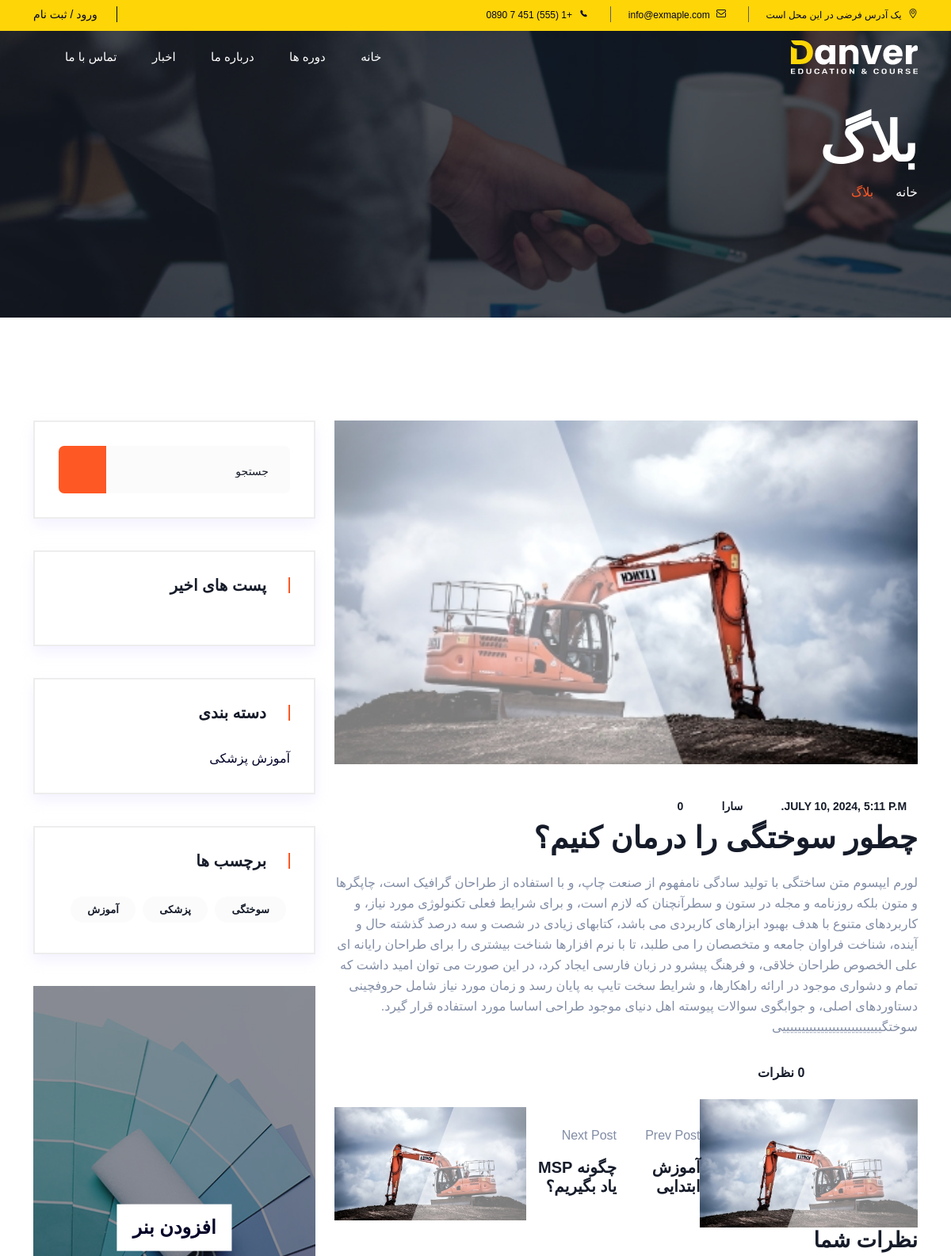
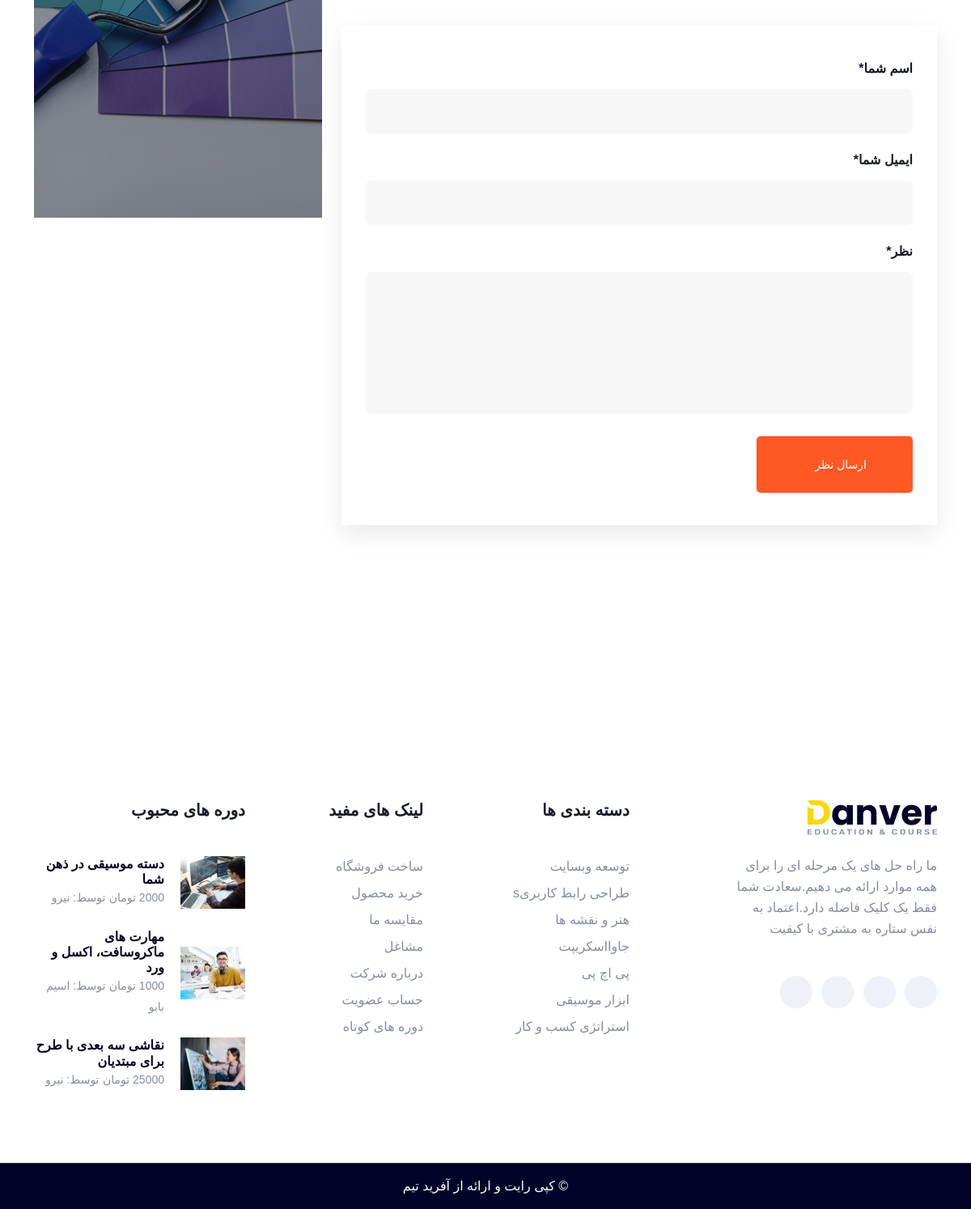
The app's page /blog/4 with its own data (2 pictures, top to bottom).
### blog/models.py (models this page shows, shortened)
class Post(models.Model):
    img=models.ImageField(upload_to='blog/',default='blog/default.jpg')
    author=models.ForeignKey(User,on_delete=models.SET_NULL,null=True)
    title=models.CharField(max_length=255)
    content=models.TextField()
    tags = TaggableManager()
    category=models.ManyToManyField(Category)
    counted_view=models.IntegerField(default=0)
    status=models.BooleanField(default=False)
    created_date=models.DateTimeField(auto_now_add=True)
    update_date=models.DateTimeField(auto_now=True)
    published_date=models.DateTimeField(null=True)
    login_require=models.BooleanField(default=False)
    class Meta:
        ordering=['-created_date']

class Category(models.Model):
    name=models.CharField(max_length=255)
    slug =models.SlugField(max_length=100, unique=True,blank=True,null=True,allow_unicode=True)

### blog/views.py (the view)
# urls.py: path('<int:pid>',single_view,name='single'),
def single_view(request,pid):
    if request.method == 'POST':
        form=CommentForm(request.POST)
        if form.is_valid():
            form.save()
            messages.add_message(request,messages.SUCCESS,'نظر شما با موفقیت ثبت شد',fail_silently=True)
    posts=get_object_or_404(Post,pk=pid,status=1,published_date__lte=timezone.now())
    all_post=Post.objects.filter(status=1,published_date__lte=timezone.now())
    next_post =all_post.filter(id__gt=pid).order_by('id').first()
    previous_post=all_post.filter(id__lt=pid).order_by('-id').first()
    posts.save()
    if posts:
        posts.counted_view += 1
        posts.save()
    if not posts.login_require :
        tags =posts.tags.all()
        categories=posts.category.all()
        form=CommentForm()
        context={'post':posts,'tags':tags,'categories':categories,'form':form,'next_post':next_post,'previous_post':previous_post}
        return render(request,'blog/blog-single.html',context)
    elif request.user.is_authenticated :
        tags =posts.tags.all()
        categories=posts.category.all()
        form=CommentForm()
        context={'post':posts,'tags':tags,'categories':categories,'form':form,'next_post':next_post,'previous_post':previous_post}
        return render(request,'blog/blog-single.html',context)
    else :
        login_url=reverse('accounts:login')
        return HttpResponseRedirect(f'{login_url}?next={request.path}')

### blog/forms.py
class CommentForm(forms.ModelForm):
    class Meta:
        model =Comment
        fields =['post','name','email','message']

### blog/templatetags/blog-tags.py (called while the page is built)
@register.simple_tag(name='comment_count')
def comment(pid):
    comment= Comment.objects.filter(post=pid,approved=True).count()
    return comment

@register.inclusion_tag('blog/new.html')
def detail_comment(pid):
    comments=Comment.objects.filter(post=pid,approved=True)
    c={'comments':comments}
    return c

### templates/blog/blog-single.html (shortened to what this page needs)
{% extends 'base.html' %}
{% load static %}
{% load blog-tags %}
{% block content %}
      <main>
            <section class="page__title-area pt-145 pb-150 p-relative page__title-overlay" data-background="{% static 'img/page-title/page-title-1.jpg' %}">
               <div class="container">
                  <div class="row">
                     <div class="col-xxl-12">
                        <div class="page__title-wrapper">
                           <h3 class="page__title">بلاگ</h3>
                           <nav aria-label="breadcrumb">
                              <ol class="breadcrumb">
                              <li class="breadcrumb-item"><a href="{% url 'website:index' %}"> خانه </a></li>
                              <li class="breadcrumb-item active" aria-current="page">بلاگ</li>
                              </ol>
                           </nav>
                        </div>
                     </div>
                  </div>
               </div>
            </section>
            <section class="blog__area pt-130 pb-130">
               <div class="container">
                  <div class="row">
                     <div class="col-xxl-8 col-xl-8 col-lg-8">
                        <div class="blog__details-wrapper">
                           <article class="postbox__item postbox__item-single format-image mb-50 transition-3">
                              <div class="postbox__thumb w-img">
                                 <a href="blog-details.html">
                                    <img src="{{post.img.url}}" alt="">
                                 </a>
                              </div>
                              <div class="postbox__content postbox__content-single">
                                 <div class="postbox__meta">
                                    <span><i class="far fa-calendar-check"></i>{{post.created_date}}</span>
                                    <span><a href="#"><i class="far fa-user"></i>{{post.author.first_name}}</a></span>
                                    <span><a href="#"><i class="fal fa-comments"></i>{% comment_count post.id %}</a></span>
                                 </div>
                                 <h3 class="postbox__title">
                                    <a href="blog-details.html">{{post.title}}</a>
                                 </h3>
                                 <div class="postbox__text postbox__text-single mb-35">
                                    <p>{{post.content|safe}}</p>
                                 </div>
                                 {% detail_comment post.id %}
                              <div class="navigation-area">
                                 <div class="row">
                                    {%if previous_post%}
                                    <div class="col-lg-6 col-md-6 col-12 nav-left flex-row d-flex justify-content-start align-items-center">
                                       <div class="thumb">
                                          <a href="{% url 'blog:single' pid=previous_post.id%}"><img class="img-fluid" src="{{previous_post.img.url}}" alt=""></a>
                                       </div>
                                       <div class="detials">
                                          <p>Prev Post</p>
                                          <a href="{% url 'blog:single' pid=previous_post.id%}"><h4>{{previous_post.title}}</h4></a>
                                       </div>
                                    </div>
                                    {%endif%}
                                    {%if next_post %}
                                    <div class="col-lg-6 col-md-6 col-12 nav-right flex-row d-flex justify-content-end align-items-center">
                                       <div class="detials">
                                          <p>Next Post</p>
                                          <a href="{% url 'blog:single' pid=next_post.id%}"><h4>{{next_post.title}}</h4></a>
                                       </div>
                                       <div class="thumb">
                                          <a href="{% url 'blog:single' pid=next_post.id%}"><img class="img-fluid" src="{{next_post.img.url}}" alt=""></a>
                                       </div>
                                    </div>
                                    {%endif%}
                                 </div>
                              </div>
                                 <div class="postbox__comment">
                                    <div class="postbox__comment-top mb-35">
                                       <h3 class="postbox__comment-title">نظرات شما</h3>
                                    </div>
                                    <div class="postbox__comment-form">
                                       {% if request.user.is_authenticated %}
                                       <form action="{% url 'blog:single' post.id %}" method="POST">
                                          {% csrf_token %}
                                          <div class="row">
                                             <div class="col-xxl-6">
                                                <div class="postbox__comment-input">
                                                   <input type="hidden" name="name" value={{request.user.first_name}}>
                                                   <input type="hidden"  name="post" value={{post.id}}>
                                                </div>
                                             </div>
                                             <div class="col-xxl-6">
                                                <div class="postbox__comment-input">
                                                   <input name="email" type="hidden" value={{request.user.email}}>
                                                </div>
                                             </div>
                                             <div class="col-xxl-12">
                                                <div class="postbox__comment-input">
                                                   <span>نظر*</span>
                                                   <textarea name="message"></textarea>
                                                </div>
                                             </div>
                                             <div class="col-xxl-12">
                                                <div class="postbox__comment-btn">
                                                   <button type="submit" class="d-btn d-btn-3 d-btn-orange">ارسال نظر <i class="far fa-arrow-left"></i></button>
                                                </div>
                                             </div>
                                          </div>
                                       </form>
                                       {% else %}
                                       <form action="{% url 'blog:single' post.id %}" method="POST">
                                          <div class="row">
                                             <div class="col-xxl-6">
                                                <div class="postbox__comment-input">
                                                   <span>اسم شما*</span>
                                                   <input type="text" name="name" >
                                                </div>
                                             </div>
                                             <div class="col-xxl-6">
                                                <div class="postbox__comment-input">
                                                   <span>ایمیل شما*</span>
                                                   <input name="email" type="email">
                                                </div>
                                             </div>
                                             <div class="col-xxl-12">
                                                <div class="postbox__comment-input">
                                                   <span>نظر*</span>
                                                   <textarea name="message"></textarea>
                                                </div>
                                             </div>
                                             <div class="col-xxl-12">
                                                <div class="postbox__comment-btn">
                                                   <button type="submit" class="d-btn d-btn-3 d-btn-orange">ارسال نظر <i class="far fa-arrow-left"></i></button>
                                                </div>
                                             </div>
                                          </div>
                                       </form>
                                       {% endif %}
                                    </div>
                                 </div>
                              </div>
                           </article>
                        </div>
                     </div>
                     <div class="col-xxl-4 col-xl-4 col-lg-4">
                        <div class="sidebar__wrapper-2">
                        {% include 'blog/blog-search.html' %}
                        {% include 'blog/blog-latest-post.html' %}
                        {% include 'blog/blog-category-post.html' %}
                        {% include 'blog/blog-tags.html' %}
                        {% include 'blog/blog-adv.html' %}
                        </div>
                     </div>
                  </div>
               </div>
            </section>
      </main>
{% endblock %}

### templates/blog/blog-category-post.html
{% load static %}
<div class="sidebar__widget mb-40">
    <div class="sidebar__widget-top mb-30">
       <h3 class="sidebar__widget-title">دسته بندی</h3>
    </div>
    <div class="sidebar__widget-content">
       <div class="sidebar__category">
          <ul>
          {% for cat in categories %}
             <li><a href="{% url 'blog:category' slug=cat.slug %}">{{cat.name}}</a></li>
          {% endfor %}
          </ul>
       </div>
    </div>
 </div>

### templates/blog/blog-tags.html
{% load static %}
<div class="sidebar__widget mb-40">
    <div class="sidebar__widget-top mb-30">
       <h3 class="sidebar__widget-title">برچسب ها</h3>
    </div>
    <div class="sidebar__widget-content">
       <div class="sidebar__tag">
         {% for tag in tags %}
         <a href="{% url 'blog:tag' tag.name %}">{{tag.name}}</a>
         {% endfor %}
       </div>
    </div>
 </div>

### statics/css/default.css (style rules this page uses)
.mb-30 { margin-bottom: 30px }
.mb-35 { margin-bottom: 35px }
.mb-40 { margin-bottom: 40px }
.mb-50 { margin-bottom: 50px }
.pt-130 { padding-top: 130px }
.pt-145 { padding-top: 145px }
.pb-130 { padding-bottom: 130px }
.pb-150 { padding-bottom: 150px }

### records on screen
Post: img (placeholder picture), created_date "JULY 10, 2024, 5:11 P.M.", author.first_name "سارا", id "0", title "چطور سوختگی را درمان کنیم؟", content "لورم ایپسوم متن ساختگی با تولید سادگی نامفهوم از صنعت چاپ، و با استفاده از طراحان گرافیک است، چاپگرها و متون بلکه روزنامه و مجله در ستون و سطرآنچنان که لازم است، و برای شرایط فعلی تکنولوژی مورد نیاز، و کاربردهای متنوع با هدف بهبود ابزارهای کاربردی می باشد، کتابهای زیادی در شصت و سه درصد گذشته حال و آینده، شناخت فراوان جامعه و متخصصان را می طلبد، تا با نرم افزارها شناخت بیشتری را برای طراحان رایانه ای علی الخصوص طراحان خلاقی، و فرهنگ پیشرو در زبان فارسی ایجاد کرد، در این صورت می توان امید داشت که تمام و دشواری موجود در ارائه راهکارها، و شرایط سخت تایپ به پایان رسد و زمان مورد نیاز شامل حروفچینی دستاوردهای اصلی، و جوابگوی سوالات پیوسته اهل دنیای موجود طراحی اساسا مورد استفاده قرار گیرد.…"
Post: img (placeholder picture), title "آموزش ابتدایی"
Post: title "چگونه MSP یاد بگیریم؟", img (placeholder picture)
Category: name "آموزش پزشکی"
Tag: name "سوختگی"
Tag: name "پزشکی"
Tag: name "آموزش"

### other values on screen
{{ comments|length }} "0"
